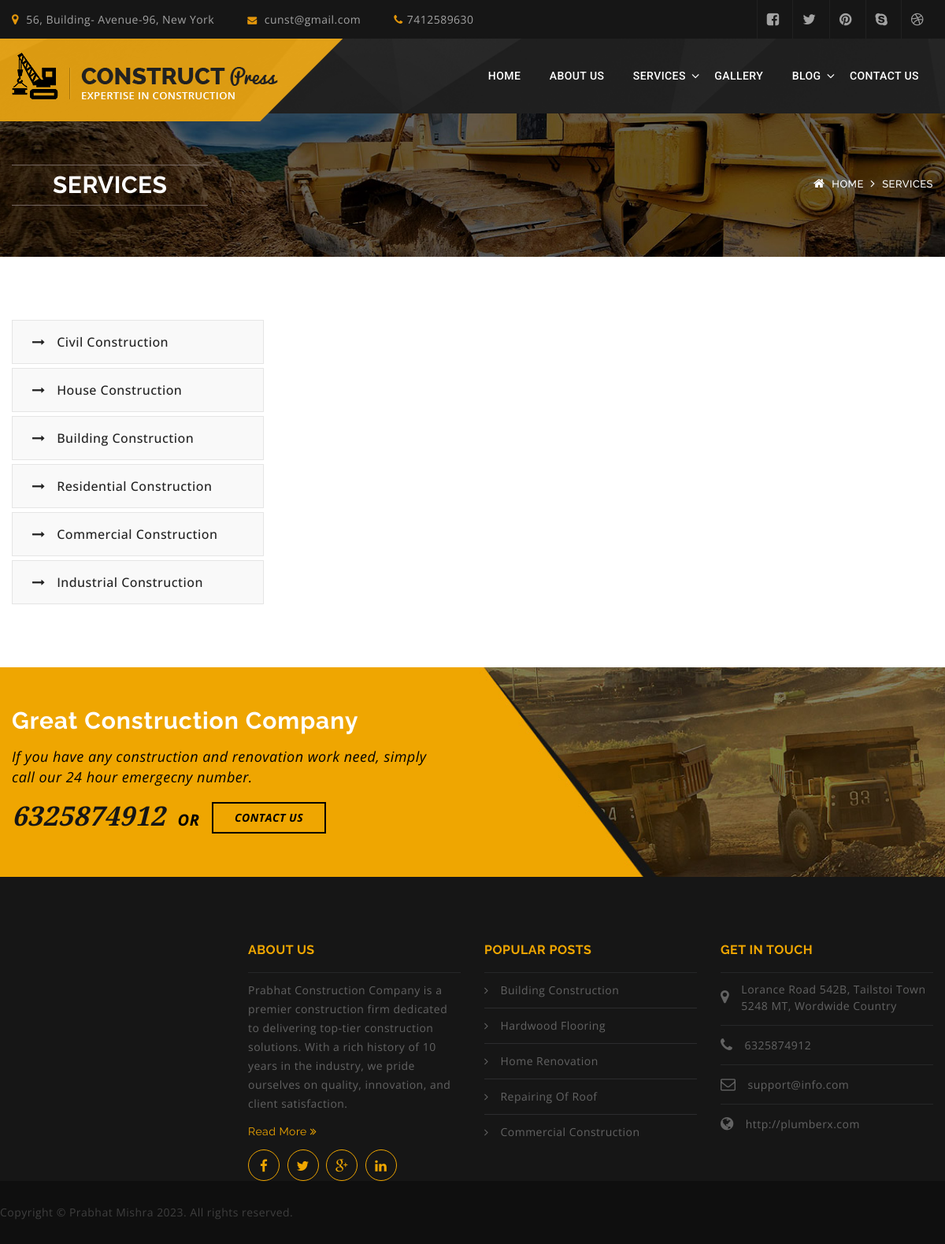
The app's page /service.php with its own data.
### tables this page shows
CREATE TABLE IF NOT EXISTS `detail_tbl` (
  `detail_id` int NOT NULL AUTO_INCREMENT,
  `header_no` bigint NOT NULL,
  `footer_no` bigint NOT NULL,
  `detail_email` varchar(30) NOT NULL,
  `detail_email2` varchar(30) NOT NULL,
  PRIMARY KEY (`detail_id`)
);

CREATE TABLE IF NOT EXISTS `service_tbl` (
  `service_id` int NOT NULL AUTO_INCREMENT,
  `service_type` varchar(50) NOT NULL,
  `title` varchar(100) NOT NULL,
  `tag_line` varchar(200) NOT NULL,
  `profile` varchar(2000) NOT NULL,
  `description` varchar(1000) NOT NULL,
  PRIMARY KEY (`service_id`)
);

### service.php (the view, shortened to what this page needs)
<?php
    include_once('header.php');
?>
<section id="page-title">
		<div class="container">
			<div class="row">
				<div class="col-lg-12">
					<div class="title pull-left">
						<h1>Services</h1>
					</div>
					<div class="page-breadcumb pull-right">
						<i class="fa fa-home"></i> <a href="index.php">Home</a> <i class="fa fa-angle-right"></i> <span>Services</span>
					</div>
				</div>
			</div>
		</div>
	</section>
	<section class="service-two">
		<div class="container">
			<div class="row">
				<div class="col-md-4">
					<div class="sidebar-widget-wrapper">
						<div class="single-sidebar service-two-tab-title">
							<ul role="tablist">
                            <?php
								$sql_service = "SELECT service_type FROM service_tbl";
								$rs_service = mysqli_query($con, $sql_service);
								while ($row_service = mysqli_fetch_array($rs_service))
								{
									$str_services = str_replace(" ", "-", $row_service['service_type']);
									?>
									<li class=<?php if ($_GET['services'] == $str_services)
									{
										echo 'active';
									} ?>
										data-tab-name="<?php echo $str_services; ?>"><a
											href="service.php?services=<?php echo $str_services; ?>"
											aria-controls="<?php echo $str_services; ?>" role="tab"><i
												class="fa fa-long-arrow-right"></i>
											<?php echo $row_service['service_type']; ?>
										</a></li>
									<?php
								}
								?>
							</ul>
						</div>
					</div>
				</div>
				<div class="col-md-8 tab-content">
				</div>
			</div>
		</div>
	</section>
<?php
    include_once('footer.php');
?>

### header.php (shortened to what this page needs)
<?php
    include_once('admin-pro/connection.php');
?>
<!DOCTYPE html>
<html lang="en">
<head>
	<link rel="stylesheet" href="css/style.css">
	<link rel="stylesheet" href="css/responsive.css">
</head>
<body>
	<section id="topbar" class="construct">
		<div class="container">
			<div class="row">
				<div class="social pull-right">
					<ul>
						<li><a href="#"><i class="fa fa-facebook-square"></i></a></li>
						<li><a href="#"><i class="fa fa-twitter"></i></a></li>
						<li><a href="#"><i class="fa fa-pinterest"></i></a></li>
						<li><a href="#"><i class="fa fa-skype"></i></a></li>
						<li><a href="#"><i class="fa fa-dribbble"></i></a></li>
					</ul>
				</div>
				<div class="contact-info pull-left">
					<?php
							$sql_detail = "SELECT * FROM detail_tbl";
							$rs_detail = mysqli_query($con,$sql_detail);
							$row_detail = mysqli_fetch_array($rs_detail);
					?>
					<ul>
						<li><a href="tel:+1234567890"><i class="fa fa-map-marker"></i>  56, Building- Avenue-96, New York </a></li>
						<li><a href="mailto:info@plumberx.com"><i class="fa fa-envelope"></i> <?php echo $row_detail['detail_email']; ?></a></li>
						<li><a href="<?php echo $row_detail['header_no']; ?>"><i class="fa fa-phone"></i><?php echo $row_detail['header_no']; ?></a></li>
					</ul>
				</div>
			</div>
		</div>
	</section>
	<header class="construct header-curvy">
		<div class="container">
			<div class="clearfix">
				<div class="pull-left logo">
					<a href="index.php">
						<img src="img/resources/logo-2.png" alt="Plumberx">
					</a>
				</div>
				<nav class="pull-right mainmenu-container clearfix">
					<ul class="mainmenu pull-right">
						<li class="">
							<a href="index.php">Home</a>
						</li>
						<li class="">
							<a href="about.php">About us</a>
						</li>
						<li class="dropdown"><a href="">Services</a>
						</li>
						<li class="">
							<a href="gallery.php">Gallery</a>
						</li>
						<li class="dropdown">
							<a href="#">Blog</a>
						</li>
						<li><a href="contact.php">Contact Us</a></li>
					</ul>
				</nav>
			</div>
		</div>
	</header>

### footer.php (shortened to what this page needs)
<section id="great-construct-team">
		<div class="container">
			<?php
							$sql_detail = "SELECT * FROM detail_tbl";
							$rs_detail = mysqli_query($con,$sql_detail);
							$row_detail = mysqli_fetch_array($rs_detail);
					?>
			<div class="row">
				<div class="col-lg-6">
					<h2>Great Construction Company</h2>
					<p>If you have any construction and renovation work  need, simply <br>call our 24 hour emergecny number.</p>
					<p class="has-btn"><b><?php echo $row_detail['footer_no']; ?></b> or <a href="contact.php" class="hvr-bounce-to-right">Contact Us</a></p>
				</div>
			</div>
		</div>
	</section>
	<footer class="construct">
		<div class="container">
			<div class="row">
				<div class="col-lg-3 col-md-3 col-sm-6 col-xs-6 widget">
				</div>
				<div class="col-lg-3 col-md-3 col-sm-6 col-xs-6 widget">
					<h3>About Us</h3>
					<p>Prabhat Construction Company  is a premier construction firm dedicated to delivering top-tier construction solutions. With a rich history of 10 years in the industry, we pride ourselves on quality, innovation, and client satisfaction.</p>
					<a href="#" class="read-more">Read More <i class="fa fa-angle-double-right"></i></a>
					<ul class="social">
						<li><a href="#" class="hvr-radial-out"><i class="fa fa-facebook"></i></a></li>
						<li><a href="#" class="hvr-radial-out"><i class="fa fa-twitter"></i></a></li>
						<li><a href="#" class="hvr-radial-out"><i class="fa fa-google-plus"></i></a></li>
						<li><a href="#" class="hvr-radial-out"><i class="fa fa-linkedin"></i></a></li>
					</ul>
				</div>
				<div class="col-lg-3 col-md-3 col-sm-6 col-xs-6 widget clearboth-tab clearboth-480">
					<h3>popular Posts</h3>
					<ul class="our-services">
						<li><a href="#">Building Construction</a></li>
						<li><a href="#">Hardwood Flooring</a></li>
						<li><a href="#">Home Renovation</a></li>
						<li><a href="#">Repairing of Roof</a></li>
						<li><a href="#">Commercial Construction</a></li>
					</ul>
				</div>
				<div class="col-lg-3 col-md-3 col-sm-6 col-xs-6 widget">
				<?php
							$sql_detail = "SELECT * FROM detail_tbl";
							$rs_detail = mysqli_query($con,$sql_detail);
							$row_detail = mysqli_fetch_array($rs_detail);
					?>
					<h3>Get in Touch</h3>
					<ul class="contact-info">
						<li><i class="fa fa-map-marker"></i> <span class="text">Lorance Road 542B, Tailstoi Town <br>5248 MT, Wordwide Country</span></li>
						<li><i class="fa fa-phone"></i> <span class="text"><?php echo $row_detail['footer_no']; ?></span></li>
						<li><i class="fa fa-envelope-o"></i> <span class="text"><?php echo $row_detail['detail_email2']; ?></span></li>
						<li><i class="fa fa-globe"></i> <span class="text">http://plumberx.com</span></li>
					</ul>
				</div>
			</div>
		</div>
	</footer>
	<section id="bottom-bar" class="construct">
		<div class="container">
			<div class="row">
				<div class="copyright pull-left">
					<p>Copyright &copy; Prabhat Mishra 2023. All rights reserved. </p>
				</div>
			</div>
		</div>
	</section>
</body>
</html>

### records on screen
detail_tbl: detail_email "cunst@gmail.com", header_no "7412589630", footer_no "6325874912", detail_email2 "support@info.com"
service_tbl: service_type "Civil Construction"
service_tbl: service_type "House Construction"
service_tbl: service_type "Building Construction"
service_tbl: service_type "Residential Construction"
service_tbl: service_type "Commercial Construction"
service_tbl: service_type "Industrial Construction"
